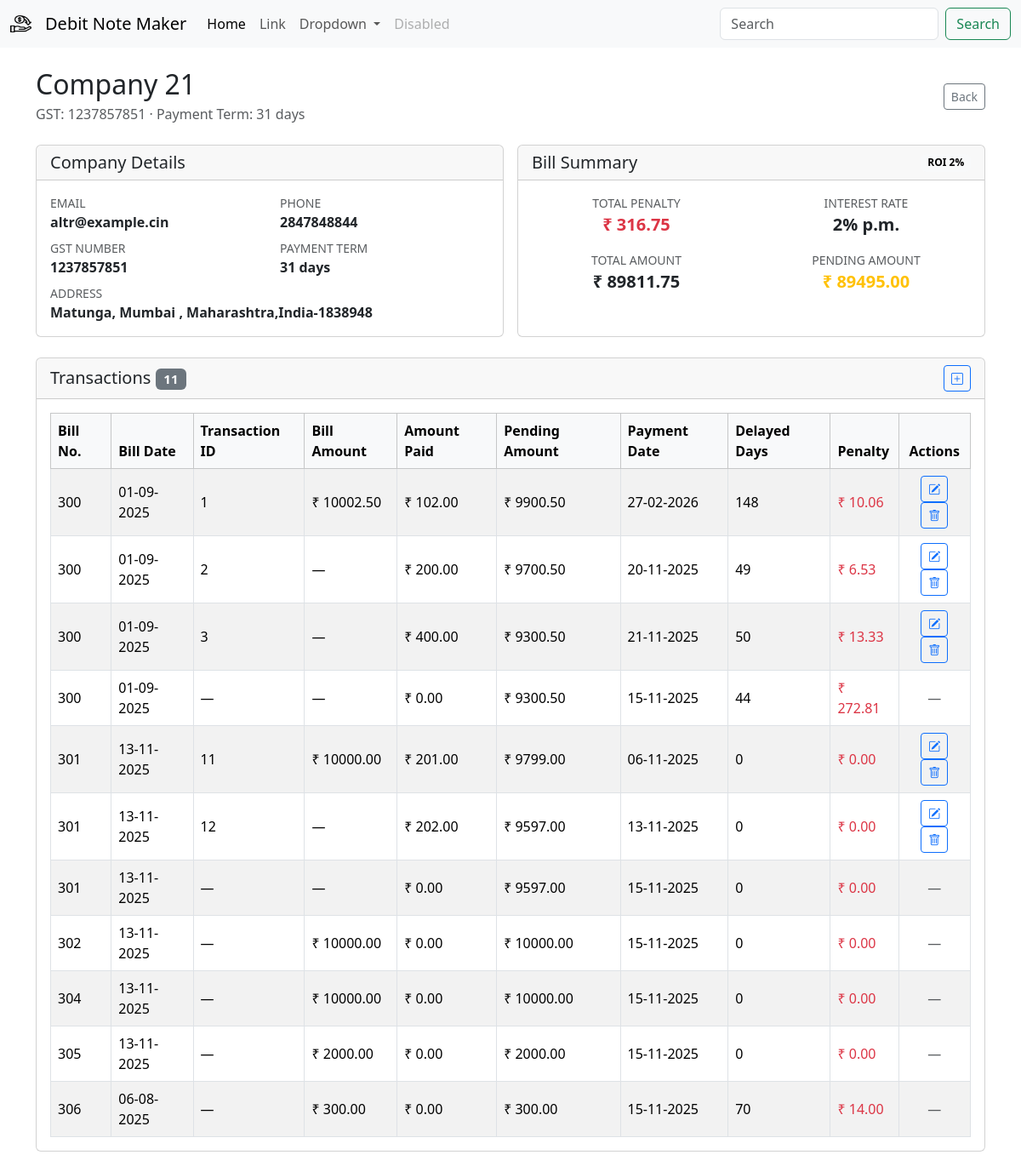
The page /party/2/transactions on the database its author committed.
### db/models/company.py (models this page shows)
class Company(Base):
    __tablename__ = "companies"
    id = Column(Integer, primary_key=True, index=True)
    name = Column(String, unique=False, index=False, nullable=False)
    gst_number = Column(String, unique=True, index=True, nullable=False)
    email =  Column(String, nullable=True)
    phone_number = Column(String, nullable=True)
    payment_term_days = Column(Integer, nullable=False, default=30)
    address = Column(String, nullable=True)
    created_at = Column(DateTime, default=datetime.now)
    bills = relationship("Bill", back_populates="company", cascade="all, delete-orphan")

### db/models/bill.py (models this page shows, shortened)
class Bill(Base):
    id = Column(Integer, primary_key=True, index=True)
    bill_number = Column(Integer,unique=True,nullable=False)
    amount = Column(Float, nullable=False)
    bill_date = Column(DateTime, nullable=False)
    company_id = Column(Integer, ForeignKey("companies.id"))
    company = relationship("Company", back_populates="bills")
    transactions = relationship("Transaction", back_populates="bill", cascade="all, delete-orphan")

### db/models/transaction.py (models this page shows)
class Transaction(Base):
    __tablename__ = "transactions"
    id = Column(Integer, primary_key=True, index=True)
    bank_transaction_id = Column(String,nullable=True)
    payment_mode = Column(String, nullable=False)
    amount_paid = Column(Float, nullable=False)
    description = Column(Text, nullable=True)
    payment_date = Column(DateTime, default=datetime.now)
    bill_id = Column(Integer, ForeignKey("bill.id"))
    bill = relationship("Bill", back_populates="transactions")

### app/v1/bills.py (the view)
@router.get("/{company_id}/transactions")
def company_transaction(request: Request,company_id:int, db=Depends(get_db)):
    company =company_api.get_company(id=company_id, db=db)
    transactions_df=create_transactions_for_company(company=company,roi=2)
    total_penalty=sum([tx["penalty"] for tx in transactions_df])
    total_pending=sum([tx["pending_amount"] for tx in transactions_df])
    context = {"request": request,
        "company":CompanyShow.model_validate(company),
        "bill":{
        "transactions":transactions_df,
        "total_penalty":total_penalty,
        "pending_amount":total_pending,
        "total_amount":total_penalty+total_pending    ,
        "interest":2
     }}
    return templates.TemplateResponse("company/company_transactions.html",context)

### template/company/company_transactions.html (shortened to what this page needs)
{% extends "base.html" %}  {% block content %} {% set transactions = bill.transactions if
bill and bill.transactions is defined else [] %} {% set mdash = "&mdash;"|safe
%}
<div class="container py-4">
  <div
    class="d-flex flex-column flex-md-row justify-content-between align-items-md-center mb-4"
  >
    <div>
      <h2 class="mb-1">{{ company.name }}</h2>
      <p class="text-muted mb-0">
        GST: {% if company.gst_number %} {{ company.gst_number }} {% else %}
        &mdash; {% endif %} &middot; Payment Term: {{ company.payment_term_days
        }} days
      </p>
    </div>
    <div class="mt-3 mt-md-0">
      <a
        href="javascript:history.back()"
        class="btn btn-outline-secondary btn-sm"
        >Back</a
      >
    </div>
  </div>
  <div class="row g-3 mb-4">
    <div class="col-lg-6">
      <div class="card h-100">
        <div class="card-header">
          <h5 class="mb-0">Company Details</h5>
        </div>
        <div class="card-body">
          <div class="row gy-2">
            <div class="col-sm-6">
              <small class="text-muted text-uppercase d-block">Email</small>
              <span class="fw-semibold">
                {% if company.email %} {{ company.email }} {% else %} &mdash; {%
                endif %}
              </span>
            </div>
            <div class="col-sm-6">
              <small class="text-muted text-uppercase d-block">Phone</small>
              <span class="fw-semibold">
                {% if company.phone_number %} {{ company.phone_number }} {% else
                %} &mdash; {% endif %}
              </span>
            </div>
            <div class="col-sm-6">
              <small class="text-muted text-uppercase d-block"
                >GST Number</small
              >
              <span class="fw-semibold">
                {% if company.gst_number %} {{ company.gst_number }} {% else %}
                &mdash; {% endif %}
              </span>
            </div>
            <div class="col-sm-6">
              <small class="text-muted text-uppercase d-block"
                >Payment Term</small
              >
              <span class="fw-semibold"
                >{{ company.payment_term_days }} days</span
              >
            </div>
            {% if company.address %}
            <div class="col-12">
              <small class="text-muted text-uppercase d-block">Address</small>
              <span class="fw-semibold">{{ company.address }}</span>
            </div>
            {% endif %}
          </div>
        </div>
      </div>
    </div>
    <div class="col-lg-6">
      <div class="card h-100" >
        <div
          class="card-header d-flex justify-content-between align-items-center"
        >
          <h5 class="mb-0">Bill Summary</h5>
          <span class="badge text-bg-light">ROI {{ bill.interest }}%</span>
        </div>
        <div class="card-body">
          <div class="row text-center gy-3">
            <div class="col-sm-6">
              <small class="text-muted text-uppercase d-block"
                >Total Penalty</small
              >
              <span class="fw-semibold fs-5 text-danger"
                >&#8377; {{ "%.2f"|format(bill.total_penalty) }}</span
              >
            </div>
            <div class="col-sm-6">
              <small class="text-muted text-uppercase d-block"
                >Interest Rate</small
              >
              <span class="fw-semibold fs-5">{{ bill.interest }}% p.m.</span>
            </div>
            <div class="col-sm-6">
              <small class="text-muted text-uppercase d-block"
                >Total Amount</small
              >
              <span class="fw-semibold fs-5"
                >&#8377; {{ "%.2f"|format(bill.total_amount) }}</span
              >
            </div>
            <div class="col-sm-6">
              <small class="text-muted text-uppercase d-block"
                >Pending Amount</small
              >
              <span class="fw-semibold fs-5 text-warning"
                >&#8377; {{ "%.2f"|format(bill.pending_amount) }}</span
              >
            </div>
          </div>
        </div>
      </div>
    </div>
  </div>
  <div class="card">
    <div class="card-header d-flex justify-content-between align-items-center">
      <h5 class="mb-0">
        Transactions
        <span class="badge text-bg-secondary ml-2"
          >{{ transactions|length }}</span
        >
      </h5>
      <button
        type="button"
        class="btn btn-sm btn-outline-primary edit-transaction-btn"
        data-bs-toggle="modal"
        data-bs-target="#editTransactionModal"
      >
        <i class="bi bi-plus-square"></i>
      </button>
    </div>
    <div class="card-body">
      {% if transactions %}
      <div class="table-responsive">
        <table class="table table-striped table-bordered align-middle mb-0">
          <thead class="table-light">
            <tr>
              <th scope="col">Bill No.</th>
              <th scope="col">Bill Date</th>
              <th scope="col">Transaction ID</th>
              <th scope="col">Bill Amount</th>
              <th scope="col">Amount Paid</th>
              <th scope="col">Pending Amount</th>
              <th scope="col">Payment Date</th>
              <th scope="col">Delayed Days</th>
              <th scope="col">Penalty</th>
              <th scope="col" class="text-center">Actions</th>
            </tr>
          </thead>
          <tbody>
            {% for txn in transactions %}
            <tr>
              <td>{{ txn.bill_number }}</td>
              <td>
                {% if txn.bill_date %} {{ txn.bill_date |
                format_datetime('%d-%m-%Y')}} {% else %} &mdash; {% endif %}
              </td>
              <td>{{ txn.id if txn.id else mdash }}</td>
              <td>
                {% if txn.bill_amount is not none %} &#8377; {{
                "%.2f"|format(txn.bill_amount) }} {% else %} &mdash; {% endif %}
              </td>
              <td>&#8377; {{ "%.2f"|format(txn.amount_paid) }}</td>
              <td>&#8377; {{ "%.2f"|format(txn.pending_amount) }}</td>
              <td>
                {% if txn.payment_date %} {{ txn.payment_date |
                format_datetime('%d-%m-%Y') }} {% else %} &mdash; {% endif %}
              </td>
              <td>{{ txn.delayed_days }}</td>
              <td class="text-danger">
                &#8377; {{ "%.2f"|format(txn.penalty) }}
              </td>
              <td class="text-center">
                {% if txn.id %}
                <button
                  type="button"
                  class="btn btn-sm btn-outline-primary edit-transaction-btn"
                  data-bs-toggle="modal"
                  data-bs-target="#editTransactionModal"
                  data-id="{{ txn.id }}"
                  data-bill-id="{{ txn.bill_id }}"
                  data-payment-mode="{{ txn.payment_mode or '' }}"
                  data-bill-number="{{ txn.bill_number }}"
                  data-amount="{{ '%.2f'|format(txn.amount_paid) }}"
                  data-payment-date="{% if txn.payment_date %}{{ txn.payment_date | format_datetime('%Y-%m-%d') }}{% endif %}"
                  data-description="{{ txn.description or '' }}"
                  data-bank-transaction-id="{{ txn.transaction_id }}"
                >
                  <i class="bi bi-pencil-square"></i>
                </button>
                <button
                  type="button"
                  class="btn btn-sm btn-outline-primary"
                  onclick="showDeleteTransactionConfirmation('{{ txn.id }}')"
                >
                  <i class="bi bi-trash"></i>
                </button>
                {% else %}
                <span class="text-muted">&mdash;</span>
                {% endif %}
              </td>
            </tr>
            {% endfor %}
          </tbody>
        </table>
      </div>
      {% else %}
      <p class="mb-0 text-muted">
        No transactions recorded for this company yet.
      </p>
      {% endif %}
    </div>
  </div>
</div>
{% include 'transactions/edit_transaction_modal.html' %} {% endblock %}

### rows shown on the page
Company: name "Company 21", gst_number "1237857851", email "altr@example.cin", phone_number "2847848844", address "Matunga, Mumbai , Maharashtra,India-1838948"
Bill: bill_number "300" "300" "300", bill_date "01-09-2025" "01-09-2025" "01-09-2025", bill_amount "10002.50", bill_number "300", bill_date "01-09-2025", id "—", amount_paid "0.00", pending_amount "9300.50", payment_date "15-11-2025", delayed_days "44", penalty "272.81"
Transaction: amount_paid "102.00", payment_date "27-02-2026"
Transaction: amount_paid "200.00", payment_date "20-11-2025"
Transaction: amount_paid "400.00", payment_date "21-11-2025"
Bill: bill_number "301" "301", bill_date "13-11-2025" "13-11-2025", bill_amount "10000.00", bill_number "301", bill_date "13-11-2025", id "—", amount_paid "0.00", pending_amount "9597.00", payment_date "15-11-2025", delayed_days "0", penalty "0.00"
Transaction: amount_paid "201.00", payment_date "06-11-2025"
Transaction: amount_paid "202.00", payment_date "13-11-2025"
Bill: bill_number "302", bill_date "13-11-2025", id "—", bill_amount "10000.00", amount_paid "0.00", pending_amount "10000.00", payment_date "15-11-2025", delayed_days "0", penalty "0.00"
Bill: bill_number "304", bill_date "13-11-2025", id "—", bill_amount "10000.00", amount_paid "0.00", pending_amount "10000.00", payment_date "15-11-2025", delayed_days "0", penalty "0.00"
Bill: bill_number "305", bill_date "13-11-2025", id "—", bill_amount "2000.00", amount_paid "0.00", pending_amount "2000.00", payment_date "15-11-2025", delayed_days "0", penalty "0.00"
Bill: bill_number "306", bill_date "06-08-2025", id "—", bill_amount "300.00", amount_paid "0.00", pending_amount "300.00", payment_date "15-11-2025", delayed_days "70", penalty "14.00"

### other values the page prints
{{ company.payment_term_days }} "31"
{{ bill.interest }} "2"
{{ "%.2f"|format(bill.total_penalty) }} "316.75"
{{ "%.2f"|format(bill.total_amount) }} "89811.75"
{{ "%.2f"|format(bill.pending_amount) }} "89495.00"
{{ transactions|length }} "11"
{{ txn.id if txn.id else mdash }} "1" "2" "3" "11" "12"
{{ "%.2f"|format(txn.pending_amount) }} "9900.50" "9700.50" "9300.50" "9799.00" "9597.00"
{{ txn.delayed_days }} "148" "49" "50" "0" "0"
{{ "%.2f"|format(txn.penalty) }} "10.06" "6.53" "13.33" "0.00" "0.00"
